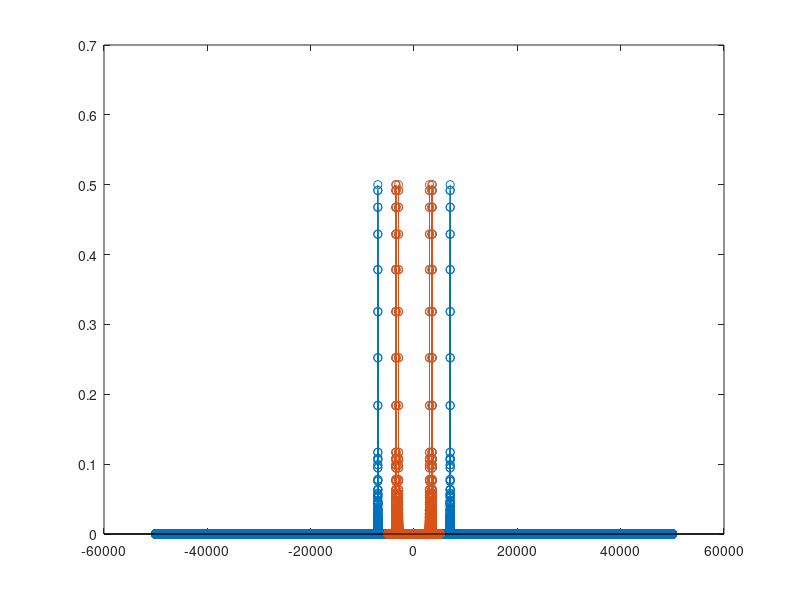

The MATLAB script that drew this image:
clear;
fe1 = 100000; %hz
fe2 = 10000;
Te1 = 1/fe1;
Te2 = 1/fe2;
fa = 3500;
fb = 7000;
T = 1;        %s
N1 = round(T / Te1);
N2 = round(T / Te2);
t1 = (0:1:N1-1)*Te1;
t2 = (0:1:N2-1)*Te2;

%Shannon OK fe1 > 2*fmax (7khz)
%Shannon not OK fe2 < 2*fmax (7khz) #repliement
s1 = cos(2*pi*fa*t1) + sin (2*pi*fb*t1);
s2 = cos(2*pi*fa*t2) + sin (2*pi*fb*t2);

Nfft1 = N1*10;
Nfft2 = N2*10;
freq1 = [-Nfft1/2:1:Nfft1/2-1]*fe1/Nfft1;
freq2 = [-Nfft2/2:1:Nfft2/2-1]*fe2/Nfft2;


spectre1 = fft(s1, Nfft1)/N1;
spectre_ampl1 = abs(spectre1);
spectre_C1 = fftshift(spectre_ampl1);

spectre2 = fft(s2, Nfft2)/N2;
spectre_ampl2 = abs(spectre2);
spectre_C2 = fftshift(spectre_ampl2);

stem(freq1,spectre_C1)
hold on
stem(freq2,spectre_C2)
